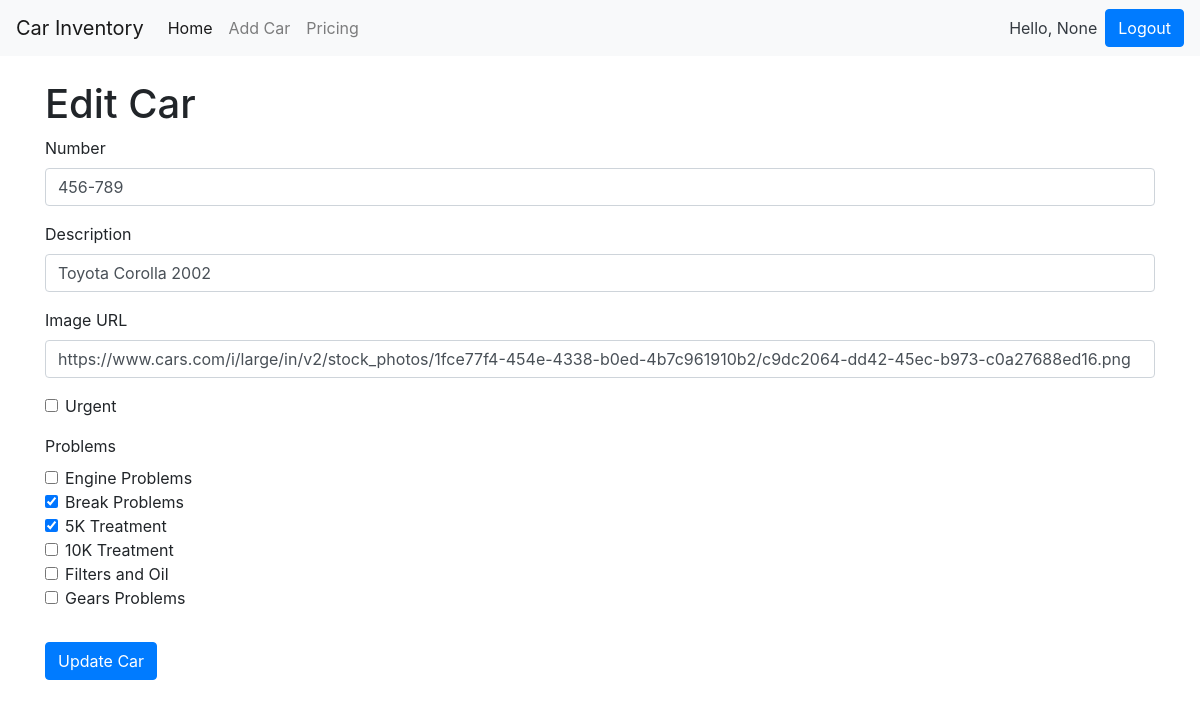
The page /edit_car/2/ on the database its author committed.
### tables this page shows
CREATE TABLE cars(id INTEGER PRIMARY KEY AUTOINCREMENT UNIQUE,number UNIQUE,description,img,urgent DEFAULT 0);

CREATE TABLE problems(id INTEGER PRIMARY KEY AUTOINCREMENT UNIQUE,name,price,represent);

### app.py (the view, shortened to what this page needs)
@app.route("/edit_car/<id>/", methods=["POST", "GET"])
def edit_car(id):
    conn = get_connection()
    cursor = conn.cursor()
    cursor.execute("SELECT * FROM cars WHERE id=?", (id,))
    row = cursor.fetchone()
    car = dict(row)
    cursor.execute("SELECT * FROM problems")
    all_problems = cursor.fetchall()
    cursor.execute("SELECT problemId FROM carProblems WHERE carId=?", (id,))
    current_problems = [row["problemId"] for row in cursor.fetchall()]
    conn.close()
    return render_template(
        "edit_car.html",
        car=car,
        all_problems=all_problems,
        current_problems=current_problems,
    )

### app.py (called while the page is built)
def get_connection():
    conn = sqlite3.connect("data.db")
    conn.row_factory = sqlite3.Row
    conn.execute("PRAGMA foreign_keys = ON")
    return conn

### templates/edit_car.html (shortened to what this page needs)
{% extends "base.html" %} {% block title %}Edit Car{% endblock %} {% block
content %}
<h1>Edit Car</h1>
<form method="POST" action="/edit_car/{{ car.id }}/">
  <div class="form-group">
    <label for="number">Number</label>
    <input
      type="text"
      class="form-control"
      id="number"
      name="number"
      value="{{ car.number }}"
      required
    />
  </div>
  <div class="form-group">
    <label for="description">Description</label>
    <input
      class="form-control"
      type="text"
      value="{{ car.description }}"
      id="description"
      name="description"
      required
    />
  </div>
  <div class="form-group">
    <label for="img">Image URL</label>
    <input
      type="url"
      class="form-control"
      id="img"
      name="img"
      value="{{ car.img }}"
      required
    />
  </div>
  <div class="form-group form-check">
    <input
      type="checkbox"
      class="form-check-input"
      id="urgent"
      name="urgent"
    />
    <label class="form-check-label" for="urgent">Urgent</label>
  </div>
  <div class="form-group">
    <label for="problems">Problems</label>
    <div id="problems">
      {% for problem in all_problems %}
      <div class="form-check">
        <input type="checkbox" class="form-check-input" id="{{ problem['id'] }}"
        name="problems" value="{{ problem['id'] }}" {% if problem['id'] in
        current_problems %}checked{% endif %} />
        <label class="form-check-label" for="problem{{ problem['id'] }}"
          >{{ problem['represent'] }}
        </label>
      </div>
      {% endfor %}
    </div>
  </div>
  <button type="submit" class="btn btn-primary mt-3">Update Car</button>
</form>
{% endblock %}

### templates/base.html (shortened to what this page needs)
<!DOCTYPE html>
<html lang="en">
  <head>
    <link
      href="https://stackpath.bootstrapcdn.com/bootstrap/4.5.2/css/bootstrap.min.css"
      rel="stylesheet"
    />
  </head>
  <body>
    <nav class="navbar navbar-expand-lg navbar-light bg-light">
      <a class="navbar-brand" href="#">Car Inventory</a>
      <div class="collapse navbar-collapse" id="navbarNav">
        <ul class="navbar-nav">
          <li class="nav-item active">
            <a class="nav-link" href="/car_list">Home</a>
          </li>
          <li class="nav-item">
            <a class="nav-link" href="/add_car/">Add Car</a>
          </li>
          <li class="nav-item">
            <a class="nav-link" href="#">Pricing</a>
          </li>
        </ul>
      </div>
      <div>
        <span class="navbar-text text-dark mr-2"
          >Hello, {{session.get('username')}}</span
        >
      </div>
      <div>
        <a class="btn btn-primary" href="/logout/">Logout</a>
      </div>
    </nav>
    <div class="container mt-4">
      {% block content %}{% endblock %}
    </div>
  </body>
</html>

### rows shown on the page
cars: number "456-789", description "Toyota Corolla 2002", img "https://www.cars.com/i/large/in/v2/stock_photos/1fce77f4-454e-4338-b0ed-4b7c961910b2/c9dc2064-dd42-45ec-b973-c0a27688ed16.png"
problems: represent "Engine Problems"
problems: problems "☑", represent "Break Problems"
problems: problems "☑", represent "5K Treatment"
problems: represent "10K Treatment"
problems: represent "Filters and Oil"
problems: represent "Gears Problems"

### other values the page prints
{{ session.get('username') }} "None"
